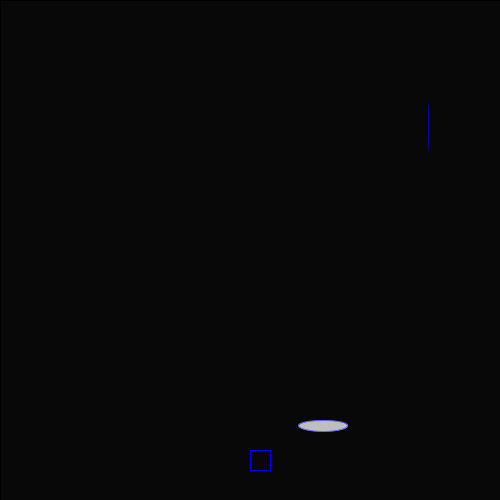
Frame 1 (no input)
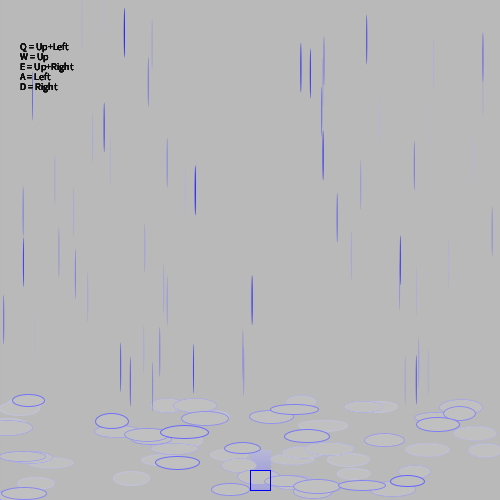
Frame 60 (the mouse pressed at the canvas centre just before this capture)
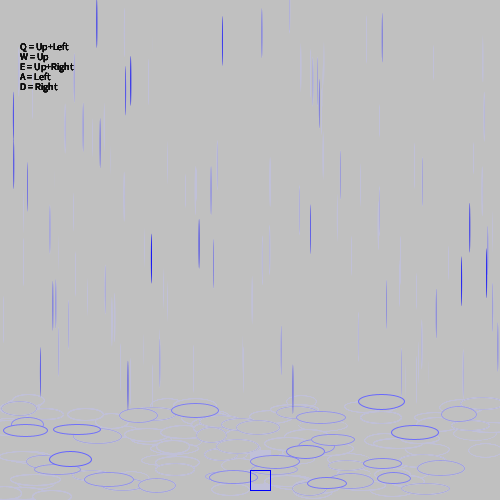
Frame 120 (the mouse held since frame 60 and released just before this capture)

The Processing sketch that drew these frames (run headless with seeded random() and noise(); from frame 60 on, the mouse is pressed at the canvas centre):

// Processing sketch: processing_94715
// ── processing_94715.pde

//character properties
float[] LengthC = new float[2];
float[] PosC = new float[2];

//ground properties
float[] gPos = new float[2];
float[] gLength = new float[2];

void setup(){
  size(500,500);
  background(0,0,0);
  frameRate(70);
  smooth();
  
//character properties define
LengthC[0] = 20;
LengthC[1] = 20;
PosC[0] = 250;
PosC[1] = 450;

//ground properties define
gLength[0] = 500;
gLength[1] = 50;
gPos[0] = -1;
gPos[1] = 470;
}

void draw(){
//controlls
  textSize(10);
  fill(0,0,0);
  text("Q = Up+Left", 20, 50);
  text("W = Up", 20, 60);
  text("E = Up+Right", 20, 70);
  text("A = Left", 20, 80);
  text("D = Right", 20, 90);
  
//fade
  fill(200,10);
  rect(0,0,500,500);
//rain splash
  stroke(100,100,255);
  fill(190,190,190);
  ellipse(random(500), random(400,500), random(30, 50), random(10, 15));
//rain
  noStroke();
  fill(0,0,250);
  ellipse(random(500), random(0,400), 1, 50);
  
//character draw 
  noFill();
  stroke(0,0,250);
  rect(PosC[0],PosC[1],LengthC[0],LengthC[1]);

//gravty
if(PosC[1] < 470){
  PosC[1] = PosC[1] + 1;
}else{
  PosC[1] = PosC[1];
}
//end gravity

//boundaries
if(PosC[0] < 0){
  PosC[0] = PosC[0] + 10;
}else if(PosC[0] > 485){
  PosC[0] = PosC[0] - 10;
}else if(PosC[1] < 0){
  PosC[1] = PosC[1] + 10;
}
//end boundaries
  
//move buttons
if(keyPressed == true){
  if(key == 'e' || key == 'E'){
    PosC[1] = PosC[1] - 3;
    PosC[0] = PosC[0] + 3;
    stroke(0,0,250);
  }
}else{
  PosC[1] = PosC[1];
  noStroke();
}

if(keyPressed == true){
  if(key == 'q' || key == 'Q'){
    PosC[1] = PosC[1] - 3;
    PosC[0] = PosC[0] - 3;
    stroke(0,0,250);
  }
}else{
  PosC[1] = PosC[1];
  noStroke();
}

if(keyPressed == true){
  if(key == 'd' || key == 'D'){
    PosC[0] = PosC[0] + 3;
    stroke(0,0,250);
  }
}else{
  PosC[1] = PosC[1];
  noStroke();
}

if(keyPressed == true){
  if(key == 'a' || key == 'A'){
    PosC[0] = PosC[0] - 3;
    stroke(0,0,250);
  }
}else{
  PosC[1] = PosC[1];
  noStroke();
}

if(keyPressed == true){
  if(key == 'w' || key == 'W'){
    PosC[1] = PosC[1] - 3;
    stroke(0,0,250);
  }
}else{
  PosC[1] = PosC[1];
  noStroke();
}
//end move buttons
}
